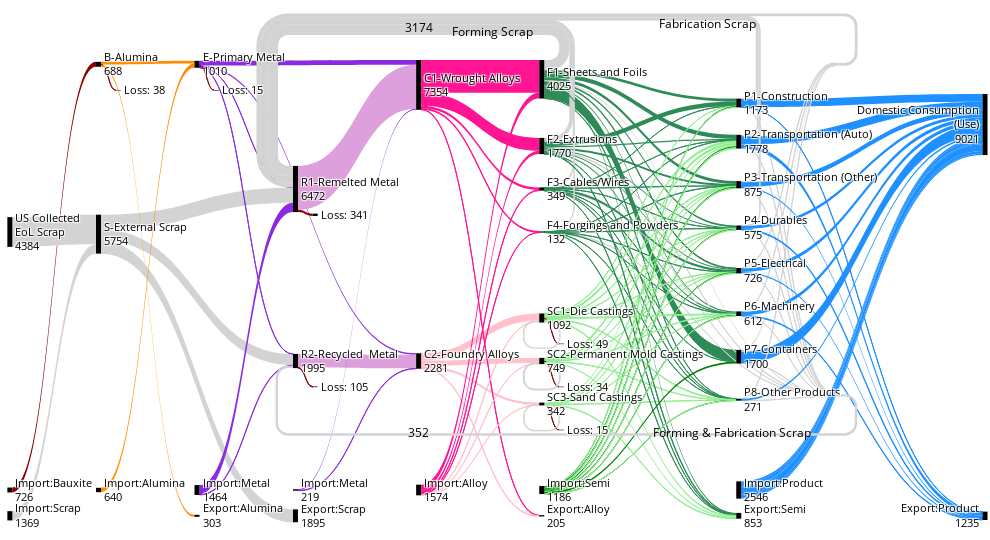

Here is the notebook cell this chart was saved with:
### Code cell
fig = generate_figure_object()

R1_pre = int(node_table.loc['R1','loop']) #R1.inflow_table.loc[R1.inflow_table['type'] == 'Recycle', 'amount'].sum()
R2_pre = int(node_table.loc['R2','loop']) #R2.inflow_table.loc[R2.inflow_table['type'] == 'Recycle', 'amount'].sum()

fig.update_layout(font = dict(size=11, color= 'black'),hovermode='x',margin=dict(l=0, r=5, t=60, b=50), width = 1980*0.5, height = 1080*0.5)
fig.add_annotation(dict(font=dict(color="black",size=12), x=0.77, y=1.11, showarrow=False, text = 'Fabrication Scrap'))
fig.add_annotation(dict(font=dict(color="black",size=12), x=0.5, y=1.09, showarrow=False, text = 'Forming Scrap'))
fig.add_annotation(dict(font=dict(color="black",size=12), x=0.825, y=0.11, showarrow=False, text = f'Forming & Fabrication Scrap'))
fig.add_annotation(dict(font=dict(color="black",size=12), x=0.425, y=1.10, showarrow=False, text = f'{R1_pre:d}'))
fig.add_annotation(dict(font=dict(color="black",size=12), x=0.425, y=0.11, showarrow=False, text = f'{R2_pre:d}'))


fig.show()

pio.write_image(fig, 'single_run.png',scale = 8, width = 1980*0.6, height = 1080*0.6)

### Figure 1 — Plotly figure (JSON) as saved in the notebook; plotly's stock layout.template omitted (floating-point values rounded to 4 significant figures; data arrays with more than 128 entries replaced by an {"elided": "..."} marker saying what was removed)
{"data": [{"arrangement": "snap", "link": {"color": {"elided": "161 str values"}, "source": {"elided": "161 int values"}, "target": {"elided": "161 int values"}, "value": {"elided": "161 float values"}}, "node": {"color": ["black", "black", "black", "black", "black", "black", "black", "black", "black", "black", "black", "black", "black", "black", "black", "black", "black", "black", "black", "black", "black", "black", "black", "black", "black", "black", "black", "black", "black", "black", "black", "black", "black", "black", "black", "black", "black", "lightgray", "lightgray", "black", "black", "black", "black", "black", "black", "black"], "label": ["B-Alumina<br>688", "S-External Scrap<br>5754", "E-Primary Metal<br>1010", "R1-Remelted Metal<br>6472", "R2-Recycled  Metal<br>1995", "C1-Wrought Alloys<br>7354", "C2-Foundry Alloys<br>2281", "F1-Sheets and Foils<br>4025", "F2-Extrusions<br>1770", "F3-Cables/Wires<br>349", "F4-Forgings and Powders<br>132", "SC1-Die Castings<br>1092", "SC2-Permanent Mold Castings<br>749", "SC3-Sand Castings<br>342", "P1-Construction<br>1173", "P2-Transportation (Auto)<br>1778", "P3-Transportation (Other)<br>875", "P4-Durables<br>575", "P5-Electrical<br>726", "P6-Machinery<br>612", "P7-Containers<br>1700", "P8-Other Products<br>271", "Domestic Consumption<br>(Use)<br>9021", "Export:Alumina<br>303", "Export:Scrap<br>1895", "Export:Product<br>1235", "Export:Semi<br>853", "Export:Alloy<br>205", "Import:Bauxite<br>726", "Import:Alumina<br>640", "Import:Scrap<br>1369", "Import:Metal<br>1464", "Import:Metal<br>219", "Import:Alloy<br>1574", "Import:Semi<br>1186", "Import:Product<br>2546", "US Collected<br>EoL Scrap<br>4384", null, null, "Loss: 38", "Loss: 15", "Loss: 341", "Loss: 105", "Loss: 49", "Loss: 34", "Loss: 15"], "line": {"color": "white", "width": 0.01}, "pad": 1, "thickness": 5, "x": [0.1, 0.1, 0.2, 0.3, 0.3, 0.425, 0.425, 0.55, 0.55, 0.55, 0.55, 0.55, 0.55, 0.55, 0.75, 0.75, 0.75, 0.75, 0.75, 0.75, 0.75, 0.75, 1.0, 0.2, 0.3, 1.0, 0.75, 0.55, 0.01, 0.1, 0.01, 0.2, 0.3, 0.425, 0.55, 0.75, 0.01, 0.85, 0.85, 0.12, 0.22, 0.32, 0.32, 0.57, 0.57, 0.57], "y": [0.01, 0.405, 0.01, 0.3, 0.7, 0.01, 0.7, 0.01, 0.2, 0.3, 0.4, 0.6, 0.7, 0.8, 0.1, 0.19, 0.29, 0.39, 0.49, 0.59, 0.69, 0.79, 0.15, 1.06, 1.06, 1.06, 1.06, 1.06, 1.0, 1.0, 1.06, 1.0, 1.0, 1.0, 1.0, 1.0, 0.4, 0.78, 0.01, 0.07, 0.07, 0.36, 0.76, 0.66, 0.76, 0.86]}, "type": "sankey"}], "layout": {"annotations": [{"font": {"color": "black", "size": 12}, "showarrow": false, "text": "Fabrication Scrap", "x": 0.77, "y": 1.11}, {"font": {"color": "black", "size": 12}, "showarrow": false, "text": "Forming Scrap", "x": 0.5, "y": 1.09}, {"font": {"color": "black", "size": 12}, "showarrow": false, "text": "Forming & Fabrication Scrap", "x": 0.825, "y": 0.11}, {"font": {"color": "black", "size": 12}, "showarrow": false, "text": "3174", "x": 0.425, "y": 1.1}, {"font": {"color": "black", "size": 12}, "showarrow": false, "text": "352", "x": 0.425, "y": 0.11}], "font": {"color": "black", "size": 11}, "height": 540, "hovermode": "x", "margin": {"b": 50, "l": 0, "r": 5, "t": 60}, "width": 990}}
